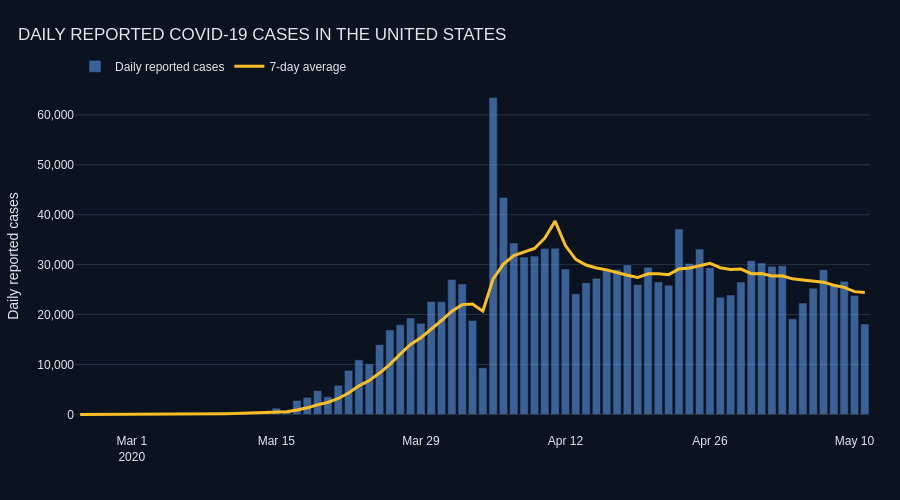

Write notebook code for a chart like this one.
### Code cell
daily_us["Date"] = pd.to_datetime(
    daily_us["Date"],
    format="%m/%d/%y"
)

daily_us = (
    daily_us
    .sort_values("Date")
    .reset_index(drop=True)
)

# Seven-day average added only to make the daily trend easier to read.
daily_us["7_day_average"] = (
    daily_us["Cases"]
    .rolling(window=7, min_periods=1)
    .mean()
)

fig = go.Figure()

fig.add_trace(
    go.Bar(
        x=daily_us["Date"],
        y=daily_us["Cases"],
        name="Daily reported cases",
        marker_color="#60A5FA",
        opacity=0.55,
        hovertemplate=(
            "<b>%{x|%d %b %Y}</b><br>"
            "Daily cases: %{y:,.0f}"
            "<extra></extra>"
        ),
    )
)

fig.add_trace(
    go.Scatter(
        x=daily_us["Date"],
        y=daily_us["7_day_average"],
        mode="lines",
        name="7-day average",
        line=dict(
            color="#FBBF24",
            width=3,
        ),
        hovertemplate=(
            "<b>%{x|%d %b %Y}</b><br>"
            "7-day average: %{y:,.0f}"
            "<extra></extra>"
        ),
    )
)

fig.update_layout(
    title={
        "text": "DAILY REPORTED COVID-19 CASES IN THE UNITED STATES",
        "x": 0.02,
        "xanchor": "left",
    },
    template="plotly_dark",
    paper_bgcolor="#0B1220",
    plot_bgcolor="#0B1220",
    height=500,
    margin=dict(l=60, r=30, t=80, b=60),
    font=dict(
        family="Arial",
        color="#E5E7EB",
    ),
    xaxis_title="",
    yaxis_title="Daily reported cases",
    legend=dict(
        orientation="h",
        y=1.08,
        x=0,
    ),
)

fig.update_xaxes(
    showgrid=False,
)

fig.update_yaxes(
    gridcolor="#263244",
    zeroline=False,
    tickformat=",",
)

fig.show()
